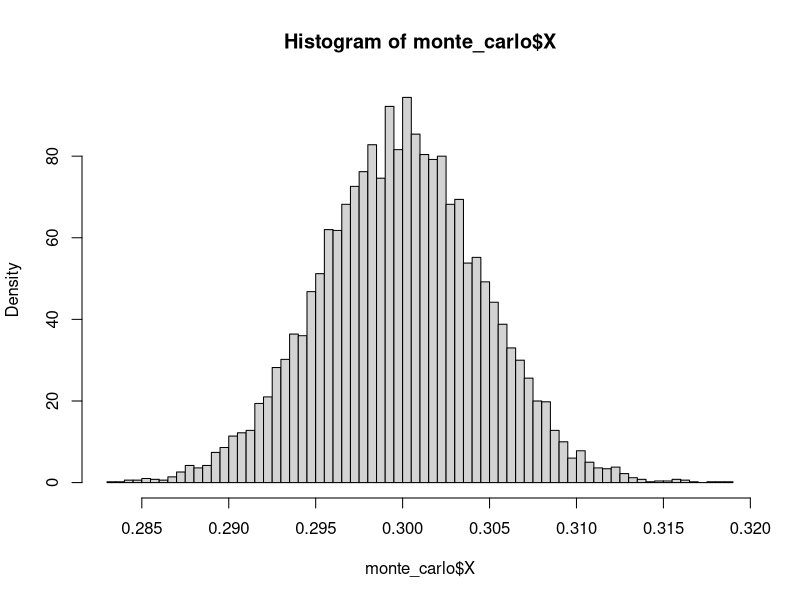
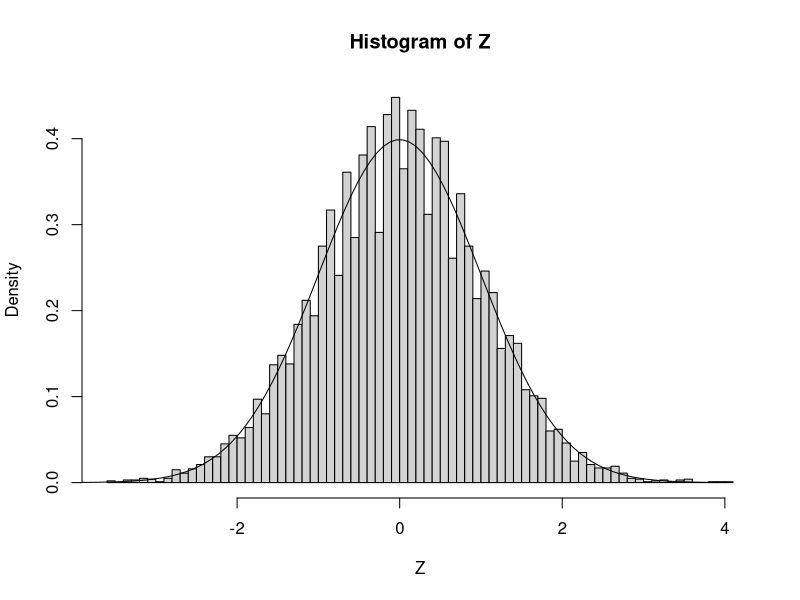
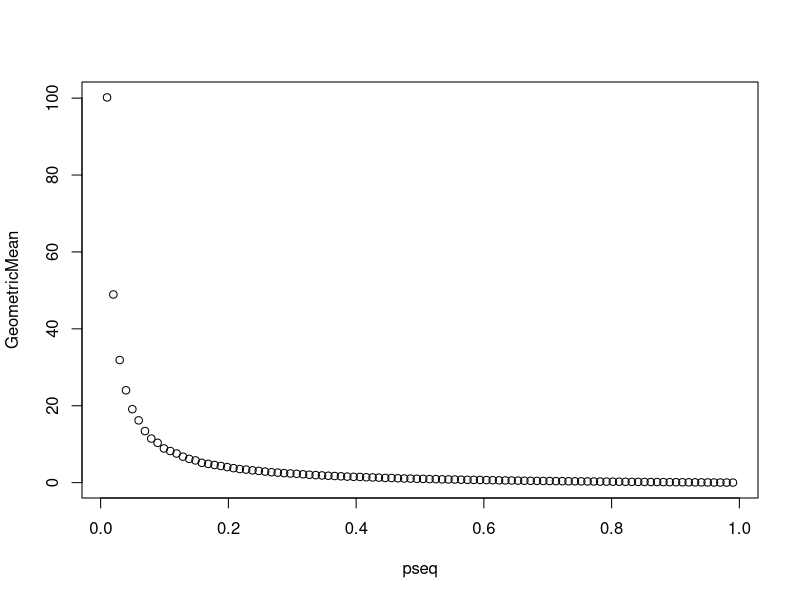
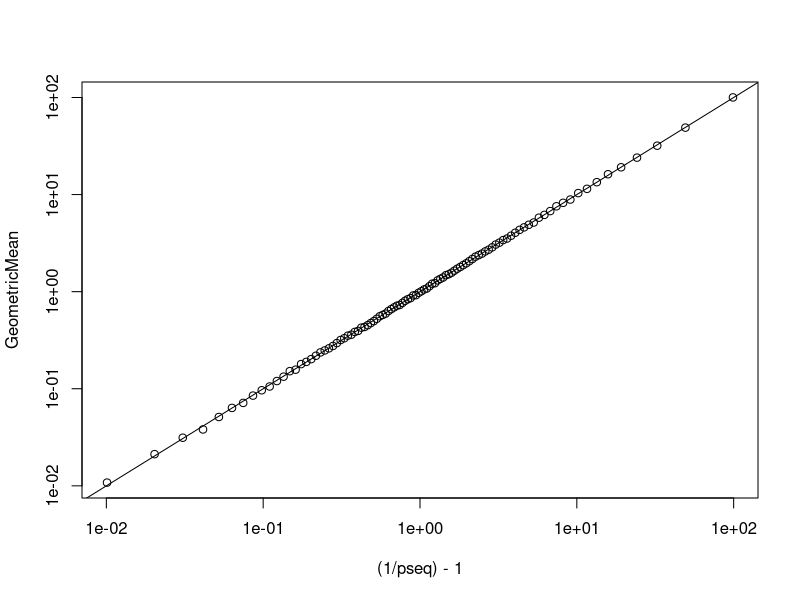

Write the R code that produced these figures, in order.
## ---- chunk 1
library(tidyverse)
library(purrr)

# First, write a function to simulate X
simulate_X = function(){
  a_bunch_of_random_variables = rbernoulli(10000, .3)
  # a_bunch_of_random_variables = rbernoulli(10000, .6)
  # a_bunch_of_random_variables = now do, binomial, geometric, and poisson.
  X = mean(a_bunch_of_random_variables)
  return(X)
}


# Now, we are going to do it lots of times.  
# Let's arrange the simulations in a data.frame with three columns
r = 10000
monte_carlo = data.frame(replicate = 1:r, 
                     X = rep(NA,r)) 
for(i in 1:r){
  monte_carlo$X[i] = simulate_X()
}

hist(monte_carlo$X,breaks = 80, freq = F)

Z = (monte_carlo$X - mean(monte_carlo$X))/sd(monte_carlo$X)
hist(Z,breaks = 80, freq = F)
xseq = seq(-4,4,len=100) 
lines(xseq,  dnorm(xseq))
## ---- chunk 2
# Bernoulli:
pseq = seq(.01,.99,len = 100)
GeometricMean = rep(NA, 100)
for(i in 1:100){
  GeometricMean[i] = rgeom(10000,pseq[i]) %>% mean
}

plot(pseq, GeometricMean)
plot((1/pseq)-1, 
     GeometricMean, 
     log = "xy")
abline(0,1)
